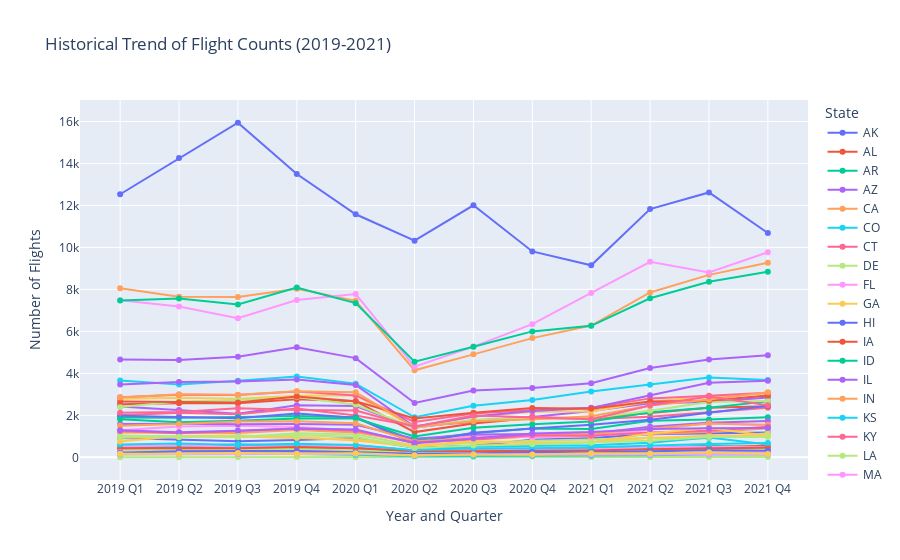

Notebook code for this chart:
### Code cell
import plotly.express as px

# Convert the 'YEAR' column to integers
state_dom_flight_counts['YEAR'] = state_dom_flight_counts['YEAR'].astype(int)

# Now filter the DataFrame for the years 2019 to 2021
filtered_df = state_dom_flight_counts[(state_dom_flight_counts['YEAR'] >= 2019) & (state_dom_flight_counts['YEAR'] <= 2021)]

# Filter the DataFrame for the years 2019 to 2021
filtered_df = state_dom_flight_counts[(state_dom_flight_counts['YEAR'] >= 2019) & (state_dom_flight_counts['YEAR'] <= 2021)]

# Create an interactive line chart
fig = px.line(
    filtered_df,
    x='Year_Quarter',
    y='Number of Flights',
    color='State',
    title='Historical Trend of Flight Counts (2019-2021)'
)

# Update the layout for better readability
fig.update_layout(
    xaxis_title='Year and Quarter',
    yaxis_title='Number of Flights',
    legend_title='State',
    hovermode='closest'
)

# Enable the user to interact with the plot to see details
fig.update_traces(mode='lines+markers')

# Show the figure
fig.show()

### Figure 1 — Plotly figure (JSON) as saved in the notebook; plotly's stock layout.template omitted (floating-point values rounded to 4 significant figures)
{"data": [{"hovertemplate": "State=AK<br>Year_Quarter=%{x}<br>Number of Flights=%{y}<extra></extra>", "legendgroup": "AK", "line": {"color": "#636efa", "dash": "solid"}, "marker": {"symbol": "circle"}, "mode": "lines+markers", "name": "AK", "orientation": "v", "showlegend": true, "type": "scatter", "x": ["2019 Q1", "2019 Q2", "2019 Q3", "2019 Q4", "2020 Q1", "2020 Q2", "2020 Q3", "2020 Q4", "2021 Q1", "2021 Q2", "2021 Q3", "2021 Q4"], "xaxis": "x", "y": [12534, 14256, 15941, 13501, 11580, 10323, 12008, 9810, 9147, 11827, 12621, 10690], "yaxis": "y"}, {"hovertemplate": "State=AL<br>Year_Quarter=%{x}<br>Number of Flights=%{y}<extra></extra>", "legendgroup": "AL", "line": {"color": "#EF553B", "dash": "solid"}, "marker": {"symbol": "circle"}, "mode": "lines+markers", "name": "AL", "orientation": "v", "showlegend": true, "type": "scatter", "x": ["2019 Q1", "2019 Q2", "2019 Q3", "2019 Q4", "2020 Q1", "2020 Q2", "2020 Q3", "2020 Q4", "2021 Q1", "2021 Q2", "2021 Q3", "2021 Q4"], "xaxis": "x", "y": [495, 510, 534, 552, 522, 224, 299, 368, 370, 399, 474, 533], "yaxis": "y"}, {"hovertemplate": "State=AR<br>Year_Quarter=%{x}<br>Number of Flights=%{y}<extra></extra>", "legendgroup": "AR", "line": {"color": "#00cc96", "dash": "solid"}, "marker": {"symbol": "circle"}, "mode": "lines+markers", "name": "AR", "orientation": "v", "showlegend": true, "type": "scatter", "x": ["2019 Q1", "2019 Q2", "2019 Q3", "2019 Q4", "2020 Q1", "2020 Q2", "2020 Q3", "2020 Q4", "2021 Q1", "2021 Q2", "2021 Q3", "2021 Q4"], "xaxis": "x", "y": [379, 413, 392, 414, 401, 196, 235, 268, 322, 352, 387, 439], "yaxis": "y"}, {"hovertemplate": "State=AZ<br>Year_Quarter=%{x}<br>Number of Flights=%{y}<extra></extra>", "legendgroup": "AZ", "line": {"color": "#ab63fa", "dash": "solid"}, "marker": {"symbol": "circle"}, "mode": "lines+markers", "name": "AZ", "orientation": "v", "showlegend": true, "type": "scatter", "x": ["2019 Q1", "2019 Q2", "2019 Q3", "2019 Q4", "2020 Q1", "2020 Q2", "2020 Q3", "2020 Q4", "2021 Q1", "2021 Q2", "2021 Q3", "2021 Q4"], "xaxis": "x", "y": [2423, 2256, 2078, 2481, 2443, 1405, 1755, 1923, 2203, 2574, 2631, 2849], "yaxis": "y"}, {"hovertemplate": "State=CA<br>Year_Quarter=%{x}<br>Number of Flights=%{y}<extra></extra>", "legendgroup": "CA", "line": {"color": "#FFA15A", "dash": "solid"}, "marker": {"symbol": "circle"}, "mode": "lines+markers", "name": "CA", "orientation": "v", "showlegend": true, "type": "scatter", "x": ["2019 Q1", "2019 Q2", "2019 Q3", "2019 Q4", "2020 Q1", "2020 Q2", "2020 Q3", "2020 Q4", "2021 Q1", "2021 Q2", "2021 Q3", "2021 Q4"], "xaxis": "x", "y": [8051, 7648, 7634, 8028, 7455, 4144, 4905, 5680, 6277, 7853, 8693, 9272], "yaxis": "y"}, {"hovertemplate": "State=CO<br>Year_Quarter=%{x}<br>Number of Flights=%{y}<extra></extra>", "legendgroup": "CO", "line": {"color": "#19d3f3", "dash": "solid"}, "marker": {"symbol": "circle"}, "mode": "lines+markers", "name": "CO", "orientation": "v", "showlegend": true, "type": "scatter", "x": ["2019 Q1", "2019 Q2", "2019 Q3", "2019 Q4", "2020 Q1", "2020 Q2", "2020 Q3", "2020 Q4", "2021 Q1", "2021 Q2", "2021 Q3", "2021 Q4"], "xaxis": "x", "y": [3663, 3474, 3652, 3850, 3510, 1908, 2457, 2735, 3133, 3453, 3806, 3682], "yaxis": "y"}, {"hovertemplate": "State=CT<br>Year_Quarter=%{x}<br>Number of Flights=%{y}<extra></extra>", "legendgroup": "CT", "line": {"color": "#FF6692", "dash": "solid"}, "marker": {"symbol": "circle"}, "mode": "lines+markers", "name": "CT", "orientation": "v", "showlegend": true, "type": "scatter", "x": ["2019 Q1", "2019 Q2", "2019 Q3", "2019 Q4", "2020 Q1", "2020 Q2", "2020 Q3", "2020 Q4", "2021 Q1", "2021 Q2", "2021 Q3", "2021 Q4"], "xaxis": "x", "y": [421, 490, 440, 485, 434, 251, 280, 324, 336, 410, 453, 487], "yaxis": "y"}, {"hovertemplate": "State=DE<br>Year_Quarter=%{x}<br>Number of Flights=%{y}<extra></extra>", "legendgroup": "DE", "line": {"color": "#B6E880", "dash": "solid"}, "marker": {"symbol": "circle"}, "mode": "lines+markers", "name": "DE", "orientation": "v", "showlegend": true, "type": "scatter", "x": ["2019 Q1", "2019 Q2", "2019 Q3", "2019 Q4", "2020 Q1", "2020 Q3", "2020 Q4", "2021 Q1", "2021 Q2", "2021 Q3", "2021 Q4"], "xaxis": "x", "y": [3, 8, 7, 12, 4, 9, 33, 15, 19, 17, 10], "yaxis": "y"}, {"hovertemplate": "State=FL<br>Year_Quarter=%{x}<br>Number of Flights=%{y}<extra></extra>", "legendgroup": "FL", "line": {"color": "#FF97FF", "dash": "solid"}, "marker": {"symbol": "circle"}, "mode": "lines+markers", "name": "FL", "orientation": "v", "showlegend": true, "type": "scatter", "x": ["2019 Q1", "2019 Q2", "2019 Q3", "2019 Q4", "2020 Q1", "2020 Q2", "2020 Q3", "2020 Q4", "2021 Q1", "2021 Q2", "2021 Q3", "2021 Q4"], "xaxis": "x", "y": [7486, 7188, 6631, 7498, 7779, 4322, 5276, 6343, 7830, 9314, 8804, 9773], "yaxis": "y"}, {"hovertemplate": "State=GA<br>Year_Quarter=%{x}<br>Number of Flights=%{y}<extra></extra>", "legendgroup": "GA", "line": {"color": "#FECB52", "dash": "solid"}, "marker": {"symbol": "circle"}, "mode": "lines+markers", "name": "GA", "orientation": "v", "showlegend": true, "type": "scatter", "x": ["2019 Q1", "2019 Q2", "2019 Q3", "2019 Q4", "2020 Q1", "2020 Q2", "2020 Q3", "2020 Q4", "2021 Q1", "2021 Q2", "2021 Q3", "2021 Q4"], "xaxis": "x", "y": [2791, 2835, 2794, 2933, 2956, 1435, 1927, 2176, 2182, 2664, 2877, 3039], "yaxis": "y"}, {"hovertemplate": "State=HI<br>Year_Quarter=%{x}<br>Number of Flights=%{y}<extra></extra>", "legendgroup": "HI", "line": {"color": "#636efa", "dash": "solid"}, "marker": {"symbol": "circle"}, "mode": "lines+markers", "name": "HI", "orientation": "v", "showlegend": true, "type": "scatter", "x": ["2019 Q1", "2019 Q2", "2019 Q3", "2019 Q4", "2020 Q1", "2020 Q2", "2020 Q3", "2020 Q4", "2021 Q1", "2021 Q2", "2021 Q3", "2021 Q4"], "xaxis": "x", "y": [917, 857, 769, 819, 917, 460, 553, 832, 925, 1101, 1136, 1186], "yaxis": "y"}, {"hovertemplate": "State=IA<br>Year_Quarter=%{x}<br>Number of Flights=%{y}<extra></extra>", "legendgroup": "IA", "line": {"color": "#EF553B", "dash": "solid"}, "marker": {"symbol": "circle"}, "mode": "lines+markers", "name": "IA", "orientation": "v", "showlegend": true, "type": "scatter", "x": ["2019 Q1", "2019 Q2", "2019 Q3", "2019 Q4", "2020 Q1", "2020 Q2", "2020 Q3", "2020 Q4", "2021 Q1", "2021 Q2", "2021 Q3", "2021 Q4"], "xaxis": "x", "y": [502, 460, 493, 538, 512, 278, 336, 386, 406, 400, 491, 549], "yaxis": "y"}, {"hovertemplate": "State=ID<br>Year_Quarter=%{x}<br>Number of Flights=%{y}<extra></extra>", "legendgroup": "ID", "line": {"color": "#00cc96", "dash": "solid"}, "marker": {"symbol": "circle"}, "mode": "lines+markers", "name": "ID", "orientation": "v", "showlegend": true, "type": "scatter", "x": ["2019 Q1", "2019 Q2", "2019 Q3", "2019 Q4", "2020 Q1", "2020 Q2", "2020 Q3", "2020 Q4", "2021 Q1", "2021 Q2", "2021 Q3", "2021 Q4"], "xaxis": "x", "y": [383, 354, 430, 418, 384, 226, 310, 390, 415, 442, 548, 471], "yaxis": "y"}, {"hovertemplate": "State=IL<br>Year_Quarter=%{x}<br>Number of Flights=%{y}<extra></extra>", "legendgroup": "IL", "line": {"color": "#ab63fa", "dash": "solid"}, "marker": {"symbol": "circle"}, "mode": "lines+markers", "name": "IL", "orientation": "v", "showlegend": true, "type": "scatter", "x": ["2019 Q1", "2019 Q2", "2019 Q3", "2019 Q4", "2020 Q1", "2020 Q2", "2020 Q3", "2020 Q4", "2021 Q1", "2021 Q2", "2021 Q3", "2021 Q4"], "xaxis": "x", "y": [4663, 4641, 4795, 5240, 4726, 2586, 3182, 3300, 3527, 4252, 4658, 4868], "yaxis": "y"}, {"hovertemplate": "State=IN<br>Year_Quarter=%{x}<br>Number of Flights=%{y}<extra></extra>", "legendgroup": "IN", "line": {"color": "#FFA15A", "dash": "solid"}, "marker": {"symbol": "circle"}, "mode": "lines+markers", "name": "IN", "orientation": "v", "showlegend": true, "type": "scatter", "x": ["2019 Q1", "2019 Q2", "2019 Q3", "2019 Q4", "2020 Q1", "2020 Q2", "2020 Q3", "2020 Q4", "2021 Q1", "2021 Q2", "2021 Q3", "2021 Q4"], "xaxis": "x", "y": [1187, 1166, 1161, 1302, 1188, 711, 846, 979, 1132, 1115, 1201, 1377], "yaxis": "y"}, {"hovertemplate": "State=KS<br>Year_Quarter=%{x}<br>Number of Flights=%{y}<extra></extra>", "legendgroup": "KS", "line": {"color": "#19d3f3", "dash": "solid"}, "marker": {"symbol": "circle"}, "mode": "lines+markers", "name": "KS", "orientation": "v", "showlegend": true, "type": "scatter", "x": ["2019 Q1", "2019 Q2", "2019 Q3", "2019 Q4", "2020 Q1", "2020 Q2", "2020 Q3", "2020 Q4", "2021 Q1", "2021 Q2", "2021 Q3", "2021 Q4"], "xaxis": "x", "y": [264, 266, 275, 300, 271, 173, 196, 213, 247, 247, 274, 277], "yaxis": "y"}, {"hovertemplate": "State=KY<br>Year_Quarter=%{x}<br>Number of Flights=%{y}<extra></extra>", "legendgroup": "KY", "line": {"color": "#FF6692", "dash": "solid"}, "marker": {"symbol": "circle"}, "mode": "lines+markers", "name": "KY", "orientation": "v", "showlegend": true, "type": "scatter", "x": ["2019 Q1", "2019 Q2", "2019 Q3", "2019 Q4", "2020 Q1", "2020 Q2", "2020 Q3", "2020 Q4", "2021 Q1", "2021 Q2", "2021 Q3", "2021 Q4"], "xaxis": "x", "y": [2006, 2125, 2048, 2328, 1989, 1488, 1675, 1927, 1823, 1938, 2153, 2361], "yaxis": "y"}, {"hovertemplate": "State=LA<br>Year_Quarter=%{x}<br>Number of Flights=%{y}<extra></extra>", "legendgroup": "LA", "line": {"color": "#B6E880", "dash": "solid"}, "marker": {"symbol": "circle"}, "mode": "lines+markers", "name": "LA", "orientation": "v", "showlegend": true, "type": "scatter", "x": ["2019 Q1", "2019 Q2", "2019 Q3", "2019 Q4", "2020 Q1", "2020 Q2", "2020 Q3", "2020 Q4", "2021 Q1", "2021 Q2", "2021 Q3", "2021 Q4"], "xaxis": "x", "y": [1040, 1012, 960, 1148, 1084, 563, 685, 786, 843, 938, 899, 1150], "yaxis": "y"}, {"hovertemplate": "State=MA<br>Year_Quarter=%{x}<br>Number of Flights=%{y}<extra></extra>", "legendgroup": "MA", "line": {"color": "#FF97FF", "dash": "solid"}, "marker": {"symbol": "circle"}, "mode": "lines+markers", "name": "MA", "orientation": "v", "showlegend": true, "type": "scatter", "x": ["2019 Q1", "2019 Q2", "2019 Q3", "2019 Q4", "2020 Q1", "2020 Q2", "2020 Q3", "2020 Q4", "2021 Q1", "2021 Q2", "2021 Q3", "2021 Q4"], "xaxis": "x", "y": [1295, 1473, 1508, 1443, 1280, 687, 1025, 956, 1004, 1308, 1619, 1517], "yaxis": "y"}, {"hovertemplate": "State=MD<br>Year_Quarter=%{x}<br>Number of Flights=%{y}<extra></extra>", "legendgroup": "MD", "line": {"color": "#FECB52", "dash": "solid"}, "marker": {"symbol": "circle"}, "mode": "lines+markers", "name": "MD", "orientation": "v", "showlegend": true, "type": "scatter", "x": ["2019 Q1", "2019 Q2", "2019 Q3", "2019 Q4", "2020 Q1", "2020 Q2", "2020 Q3", "2020 Q4", "2021 Q1", "2021 Q2", "2021 Q3", "2021 Q4"], "xaxis": "x", "y": [931, 955, 986, 921, 847, 588, 739, 685, 722, 924, 1025, 1035], "yaxis": "y"}, {"hovertemplate": "State=ME<br>Year_Quarter=%{x}<br>Number of Flights=%{y}<extra></extra>", "legendgroup": "ME", "line": {"color": "#636efa", "dash": "solid"}, "marker": {"symbol": "circle"}, "mode": "lines+markers", "name": "ME", "orientation": "v", "showlegend": true, "type": "scatter", "x": ["2019 Q1", "2019 Q2", "2019 Q3", "2019 Q4", "2020 Q1", "2020 Q2", "2020 Q3", "2020 Q4", "2021 Q1", "2021 Q2", "2021 Q3", "2021 Q4"], "xaxis": "x", "y": [241, 300, 381, 289, 242, 139, 208, 208, 186, 304, 434, 310], "yaxis": "y"}, {"hovertemplate": "State=MI<br>Year_Quarter=%{x}<br>Number of Flights=%{y}<extra></extra>", "legendgroup": "MI", "line": {"color": "#EF553B", "dash": "solid"}, "marker": {"symbol": "circle"}, "mode": "lines+markers", "name": "MI", "orientation": "v", "showlegend": true, "type": "scatter", "x": ["2019 Q1", "2019 Q2", "2019 Q3", "2019 Q4", "2020 Q1", "2020 Q2", "2020 Q3", "2020 Q4", "2021 Q1", "2021 Q2", "2021 Q3", "2021 Q4"], "xaxis": "x", "y": [2528, 2577, 2571, 2762, 2673, 1202, 1613, 1876, 1864, 2130, 2360, 2430], "yaxis": "y"}, {"hovertemplate": "State=MN<br>Year_Quarter=%{x}<br>Number of Flights=%{y}<extra></extra>", "legendgroup": "MN", "line": {"color": "#00cc96", "dash": "solid"}, "marker": {"symbol": "circle"}, "mode": "lines+markers", "name": "MN", "orientation": "v", "showlegend": true, "type": "scatter", "x": ["2019 Q1", "2019 Q2", "2019 Q3", "2019 Q4", "2020 Q1", "2020 Q2", "2020 Q3", "2020 Q4", "2021 Q1", "2021 Q2", "2021 Q3", "2021 Q4"], "xaxis": "x", "y": [1893, 1888, 1926, 1965, 1913, 797, 1151, 1377, 1350, 1745, 1805, 1904], "yaxis": "y"}, {"hovertemplate": "State=MO<br>Year_Quarter=%{x}<br>Number of Flights=%{y}<extra></extra>", "legendgroup": "MO", "line": {"color": "#ab63fa", "dash": "solid"}, "marker": {"symbol": "circle"}, "mode": "lines+markers", "name": "MO", "orientation": "v", "showlegend": true, "type": "scatter", "x": ["2019 Q1", "2019 Q2", "2019 Q3", "2019 Q4", "2020 Q1", "2020 Q2", "2020 Q3", "2020 Q4", "2021 Q1", "2021 Q2", "2021 Q3", "2021 Q4"], "xaxis": "x", "y": [1585, 1603, 1581, 1585, 1551, 888, 1089, 1108, 1118, 1455, 1642, 1734], "yaxis": "y"}, {"hovertemplate": "State=MS<br>Year_Quarter=%{x}<br>Number of Flights=%{y}<extra></extra>", "legendgroup": "MS", "line": {"color": "#FFA15A", "dash": "solid"}, "marker": {"symbol": "circle"}, "mode": "lines+markers", "name": "MS", "orientation": "v", "showlegend": true, "type": "scatter", "x": ["2019 Q1", "2019 Q2", "2019 Q3", "2019 Q4", "2020 Q1", "2020 Q2", "2020 Q3", "2020 Q4", "2021 Q1", "2021 Q2", "2021 Q3", "2021 Q4"], "xaxis": "x", "y": [323, 325, 325, 367, 325, 112, 196, 312, 318, 351, 326, 381], "yaxis": "y"}, {"hovertemplate": "State=MT<br>Year_Quarter=%{x}<br>Number of Flights=%{y}<extra></extra>", "legendgroup": "MT", "line": {"color": "#19d3f3", "dash": "solid"}, "marker": {"symbol": "circle"}, "mode": "lines+markers", "name": "MT", "orientation": "v", "showlegend": true, "type": "scatter", "x": ["2019 Q1", "2019 Q2", "2019 Q3", "2019 Q4", "2020 Q1", "2020 Q2", "2020 Q3", "2020 Q4", "2021 Q1", "2021 Q2", "2021 Q3", "2021 Q4"], "xaxis": "x", "y": [521, 541, 618, 547, 572, 325, 511, 550, 580, 688, 943, 610], "yaxis": "y"}, {"hovertemplate": "State=NC<br>Year_Quarter=%{x}<br>Number of Flights=%{y}<extra></extra>", "legendgroup": "NC", "line": {"color": "#FF6692", "dash": "solid"}, "marker": {"symbol": "circle"}, "mode": "lines+markers", "name": "NC", "orientation": "v", "showlegend": true, "type": "scatter", "x": ["2019 Q1", "2019 Q2", "2019 Q3", "2019 Q4", "2020 Q1", "2020 Q2", "2020 Q3", "2020 Q4", "2021 Q1", "2021 Q2", "2021 Q3", "2021 Q4"], "xaxis": "x", "y": [2864, 2983, 2974, 3137, 2949, 1687, 2093, 2249, 2360, 2808, 2936, 3079], "yaxis": "y"}, {"hovertemplate": "State=ND<br>Year_Quarter=%{x}<br>Number of Flights=%{y}<extra></extra>", "legendgroup": "ND", "line": {"color": "#B6E880", "dash": "solid"}, "marker": {"symbol": "circle"}, "mode": "lines+markers", "name": "ND", "orientation": "v", "showlegend": true, "type": "scatter", "x": ["2019 Q1", "2019 Q2", "2019 Q3", "2019 Q4", "2020 Q1", "2020 Q2", "2020 Q3", "2020 Q4", "2021 Q1", "2021 Q2", "2021 Q3", "2021 Q4"], "xaxis": "x", "y": [336, 353, 351, 393, 349, 211, 269, 312, 340, 322, 318, 355], "yaxis": "y"}, {"hovertemplate": "State=NE<br>Year_Quarter=%{x}<br>Number of Flights=%{y}<extra></extra>", "legendgroup": "NE", "line": {"color": "#FF97FF", "dash": "solid"}, "marker": {"symbol": "circle"}, "mode": "lines+markers", "name": "NE", "orientation": "v", "showlegend": true, "type": "scatter", "x": ["2019 Q1", "2019 Q2", "2019 Q3", "2019 Q4", "2020 Q1", "2020 Q2", "2020 Q3", "2020 Q4", "2021 Q1", "2021 Q2", "2021 Q3", "2021 Q4"], "xaxis": "x", "y": [519, 573, 508, 530, 539, 284, 338, 358, 382, 468, 506, 497], "yaxis": "y"}, {"hovertemplate": "State=NH<br>Year_Quarter=%{x}<br>Number of Flights=%{y}<extra></extra>", "legendgroup": "NH", "line": {"color": "#FECB52", "dash": "solid"}, "marker": {"symbol": "circle"}, "mode": "lines+markers", "name": "NH", "orientation": "v", "showlegend": true, "type": "scatter", "x": ["2019 Q1", "2019 Q2", "2019 Q3", "2019 Q4", "2020 Q1", "2020 Q2", "2020 Q3", "2020 Q4", "2021 Q1", "2021 Q2", "2021 Q3", "2021 Q4"], "xaxis": "x", "y": [148, 159, 153, 178, 155, 101, 126, 122, 99, 138, 195, 204], "yaxis": "y"}, {"hovertemplate": "State=NJ<br>Year_Quarter=%{x}<br>Number of Flights=%{y}<extra></extra>", "legendgroup": "NJ", "line": {"color": "#636efa", "dash": "solid"}, "marker": {"symbol": "circle"}, "mode": "lines+markers", "name": "NJ", "orientation": "v", "showlegend": true, "type": "scatter", "x": ["2019 Q1", "2019 Q2", "2019 Q3", "2019 Q4", "2020 Q1", "2020 Q2", "2020 Q3", "2020 Q4", "2021 Q1", "2021 Q2", "2021 Q3", "2021 Q4"], "xaxis": "x", "y": [1979, 1934, 1859, 2085, 1891, 674, 1172, 1378, 1552, 1789, 2115, 2457], "yaxis": "y"}, {"hovertemplate": "State=NM<br>Year_Quarter=%{x}<br>Number of Flights=%{y}<extra></extra>", "legendgroup": "NM", "line": {"color": "#EF553B", "dash": "solid"}, "marker": {"symbol": "circle"}, "mode": "lines+markers", "name": "NM", "orientation": "v", "showlegend": true, "type": "scatter", "x": ["2019 Q1", "2019 Q2", "2019 Q3", "2019 Q4", "2020 Q1", "2020 Q2", "2020 Q3", "2020 Q4", "2021 Q1", "2021 Q2", "2021 Q3", "2021 Q4"], "xaxis": "x", "y": [433, 424, 428, 487, 426, 300, 287, 317, 322, 387, 446, 472], "yaxis": "y"}, {"hovertemplate": "State=NV<br>Year_Quarter=%{x}<br>Number of Flights=%{y}<extra></extra>", "legendgroup": "NV", "line": {"color": "#00cc96", "dash": "solid"}, "marker": {"symbol": "circle"}, "mode": "lines+markers", "name": "NV", "orientation": "v", "showlegend": true, "type": "scatter", "x": ["2019 Q1", "2019 Q2", "2019 Q3", "2019 Q4", "2020 Q1", "2020 Q2", "2020 Q3", "2020 Q4", "2021 Q1", "2021 Q2", "2021 Q3", "2021 Q4"], "xaxis": "x", "y": [1812, 1667, 1748, 1852, 1844, 994, 1405, 1577, 1704, 2146, 2364, 2665], "yaxis": "y"}, {"hovertemplate": "State=NY<br>Year_Quarter=%{x}<br>Number of Flights=%{y}<extra></extra>", "legendgroup": "NY", "line": {"color": "#ab63fa", "dash": "solid"}, "marker": {"symbol": "circle"}, "mode": "lines+markers", "name": "NY", "orientation": "v", "showlegend": true, "type": "scatter", "x": ["2019 Q1", "2019 Q2", "2019 Q3", "2019 Q4", "2020 Q1", "2020 Q2", "2020 Q3", "2020 Q4", "2021 Q1", "2021 Q2", "2021 Q3", "2021 Q4"], "xaxis": "x", "y": [3473, 3590, 3611, 3712, 3448, 1458, 1949, 2201, 2350, 2962, 3550, 3647], "yaxis": "y"}, {"hovertemplate": "State=OH<br>Year_Quarter=%{x}<br>Number of Flights=%{y}<extra></extra>", "legendgroup": "OH", "line": {"color": "#FFA15A", "dash": "solid"}, "marker": {"symbol": "circle"}, "mode": "lines+markers", "name": "OH", "orientation": "v", "showlegend": true, "type": "scatter", "x": ["2019 Q1", "2019 Q2", "2019 Q3", "2019 Q4", "2020 Q1", "2020 Q2", "2020 Q3", "2020 Q4", "2021 Q1", "2021 Q2", "2021 Q3", "2021 Q4"], "xaxis": "x", "y": [1503, 1584, 1704, 1717, 1625, 756, 925, 1062, 1121, 1363, 1606, 1547], "yaxis": "y"}, {"hovertemplate": "State=OK<br>Year_Quarter=%{x}<br>Number of Flights=%{y}<extra></extra>", "legendgroup": "OK", "line": {"color": "#19d3f3", "dash": "solid"}, "marker": {"symbol": "circle"}, "mode": "lines+markers", "name": "OK", "orientation": "v", "showlegend": true, "type": "scatter", "x": ["2019 Q1", "2019 Q2", "2019 Q3", "2019 Q4", "2020 Q1", "2020 Q2", "2020 Q3", "2020 Q4", "2021 Q1", "2021 Q2", "2021 Q3", "2021 Q4"], "xaxis": "x", "y": [610, 656, 592, 649, 583, 332, 437, 434, 483, 572, 640, 684], "yaxis": "y"}, {"hovertemplate": "State=OR<br>Year_Quarter=%{x}<br>Number of Flights=%{y}<extra></extra>", "legendgroup": "OR", "line": {"color": "#FF6692", "dash": "solid"}, "marker": {"symbol": "circle"}, "mode": "lines+markers", "name": "OR", "orientation": "v", "showlegend": true, "type": "scatter", "x": ["2019 Q1", "2019 Q2", "2019 Q3", "2019 Q4", "2020 Q1", "2020 Q2", "2020 Q3", "2020 Q4", "2021 Q1", "2021 Q2", "2021 Q3", "2021 Q4"], "xaxis": "x", "y": [1258, 1152, 1256, 1369, 1269, 723, 839, 1055, 1029, 1179, 1266, 1451], "yaxis": "y"}, {"hovertemplate": "State=PA<br>Year_Quarter=%{x}<br>Number of Flights=%{y}<extra></extra>", "legendgroup": "PA", "line": {"color": "#B6E880", "dash": "solid"}, "marker": {"symbol": "circle"}, "mode": "lines+markers", "name": "PA", "orientation": "v", "showlegend": true, "type": "scatter", "x": ["2019 Q1", "2019 Q2", "2019 Q3", "2019 Q4", "2020 Q1", "2020 Q2", "2020 Q3", "2020 Q4", "2021 Q1", "2021 Q2", "2021 Q3", "2021 Q4"], "xaxis": "x", "y": [2396, 2655, 2735, 2869, 2506, 1408, 1794, 1856, 1863, 2223, 2637, 2681], "yaxis": "y"}, {"hovertemplate": "State=RI<br>Year_Quarter=%{x}<br>Number of Flights=%{y}<extra></extra>", "legendgroup": "RI", "line": {"color": "#FF97FF", "dash": "solid"}, "marker": {"symbol": "circle"}, "mode": "lines+markers", "name": "RI", "orientation": "v", "showlegend": true, "type": "scatter", "x": ["2019 Q1", "2019 Q2", "2019 Q3", "2019 Q4", "2020 Q1", "2020 Q2", "2020 Q3", "2020 Q4", "2021 Q1", "2021 Q2", "2021 Q3", "2021 Q4"], "xaxis": "x", "y": [255, 272, 295, 283, 238, 125, 183, 174, 168, 251, 297, 266], "yaxis": "y"}, {"hovertemplate": "State=SC<br>Year_Quarter=%{x}<br>Number of Flights=%{y}<extra></extra>", "legendgroup": "SC", "line": {"color": "#FECB52", "dash": "solid"}, "marker": {"symbol": "circle"}, "mode": "lines+markers", "name": "SC", "orientation": "v", "showlegend": true, "type": "scatter", "x": ["2019 Q1", "2019 Q2", "2019 Q3", "2019 Q4", "2020 Q1", "2020 Q2", "2020 Q3", "2020 Q4", "2021 Q1", "2021 Q2", "2021 Q3", "2021 Q4"], "xaxis": "x", "y": [748, 1017, 1043, 955, 803, 507, 772, 704, 717, 1135, 1392, 1024], "yaxis": "y"}, {"hovertemplate": "State=SD<br>Year_Quarter=%{x}<br>Number of Flights=%{y}<extra></extra>", "legendgroup": "SD", "line": {"color": "#636efa", "dash": "solid"}, "marker": {"symbol": "circle"}, "mode": "lines+markers", "name": "SD", "orientation": "v", "showlegend": true, "type": "scatter", "x": ["2019 Q1", "2019 Q2", "2019 Q3", "2019 Q4", "2020 Q1", "2020 Q2", "2020 Q3", "2020 Q4", "2021 Q1", "2021 Q2", "2021 Q3", "2021 Q4"], "xaxis": "x", "y": [215, 288, 300, 299, 240, 175, 187, 258, 237, 280, 342, 309], "yaxis": "y"}, {"hovertemplate": "State=TN<br>Year_Quarter=%{x}<br>Number of Flights=%{y}<extra></extra>", "legendgroup": "TN", "line": {"color": "#EF553B", "dash": "solid"}, "marker": {"symbol": "circle"}, "mode": "lines+markers", "name": "TN", "orientation": "v", "showlegend": true, "type": "scatter", "x": ["2019 Q1", "2019 Q2", "2019 Q3", "2019 Q4", "2020 Q1", "2020 Q2", "2020 Q3", "2020 Q4", "2021 Q1", "2021 Q2", "2021 Q3", "2021 Q4"], "xaxis": "x", "y": [2664, 2627, 2614, 2896, 2667, 1853, 2124, 2345, 2314, 2656, 2695, 2944], "yaxis": "y"}, {"hovertemplate": "State=TX<br>Year_Quarter=%{x}<br>Number of Flights=%{y}<extra></extra>", "legendgroup": "TX", "line": {"color": "#00cc96", "dash": "solid"}, "marker": {"symbol": "circle"}, "mode": "lines+markers", "name": "TX", "orientation": "v", "showlegend": true, "type": "scatter", "x": ["2019 Q1", "2019 Q2", "2019 Q3", "2019 Q4", "2020 Q1", "2020 Q2", "2020 Q3", "2020 Q4", "2021 Q1", "2021 Q2", "2021 Q3", "2021 Q4"], "xaxis": "x", "y": [7467, 7562, 7283, 8091, 7346, 4558, 5268, 6000, 6265, 7580, 8361, 8845], "yaxis": "y"}, {"hovertemplate": "State=UT<br>Year_Quarter=%{x}<br>Number of Flights=%{y}<extra></extra>", "legendgroup": "UT", "line": {"color": "#ab63fa", "dash": "solid"}, "marker": {"symbol": "circle"}, "mode": "lines+markers", "name": "UT", "orientation": "v", "showlegend": true, "type": "scatter", "x": ["2019 Q1", "2019 Q2", "2019 Q3", "2019 Q4", "2020 Q1", "2020 Q2", "2020 Q3", "2020 Q4", "2021 Q1", "2021 Q2", "2021 Q3", "2021 Q4"], "xaxis": "x", "y": [1292, 1191, 1262, 1367, 1331, 669, 898, 1137, 1204, 1349, 1383, 1398], "yaxis": "y"}, {"hovertemplate": "State=VA<br>Year_Quarter=%{x}<br>Number of Flights=%{y}<extra></extra>", "legendgroup": "VA", "line": {"color": "#FFA15A", "dash": "solid"}, "marker": {"symbol": "circle"}, "mode": "lines+markers", "name": "VA", "orientation": "v", "showlegend": true, "type": "scatter", "x": ["2019 Q1", "2019 Q2", "2019 Q3", "2019 Q4", "2020 Q1", "2020 Q2", "2020 Q3", "2020 Q4", "2021 Q1", "2021 Q2", "2021 Q3", "2021 Q4"], "xaxis": "x", "y": [2852, 3008, 2986, 3146, 3102, 1444, 1720, 1815, 1953, 2469, 2752, 3095], "yaxis": "y"}, {"hovertemplate": "State=VT<br>Year_Quarter=%{x}<br>Number of Flights=%{y}<extra></extra>", "legendgroup": "VT", "line": {"color": "#19d3f3", "dash": "solid"}, "marker": {"symbol": "circle"}, "mode": "lines+markers", "name": "VT", "orientation": "v", "showlegend": true, "type": "scatter", "x": ["2019 Q1", "2019 Q2", "2019 Q3", "2019 Q4", "2020 Q1", "2020 Q2", "2020 Q3", "2020 Q4", "2021 Q1", "2021 Q2", "2021 Q3", "2021 Q4"], "xaxis": "x", "y": [143, 157, 153, 152, 127, 53, 66, 74, 74, 99, 138, 139], "yaxis": "y"}, {"hovertemplate": "State=WA<br>Year_Quarter=%{x}<br>Number of Flights=%{y}<extra></extra>", "legendgroup": "WA", "line": {"color": "#FF6692", "dash": "solid"}, "marker": {"symbol": "circle"}, "mode": "lines+markers", "name": "WA", "orientation": "v", "showlegend": true, "type": "scatter", "x": ["2019 Q1", "2019 Q2", "2019 Q3", "2019 Q4", "2020 Q1", "2020 Q2", "2020 Q3", "2020 Q4", "2021 Q1", "2021 Q2", "2021 Q3", "2021 Q4"], "xaxis": "x", "y": [2122, 2158, 2336, 2254, 2228, 1455, 1996, 1920, 1811, 2468, 2895, 2476], "yaxis": "y"}, {"hovertemplate": "State=WI<br>Year_Quarter=%{x}<br>Number of Flights=%{y}<extra></extra>", "legendgroup": "WI", "line": {"color": "#B6E880", "dash": "solid"}, "marker": {"symbol": "circle"}, "mode": "lines+markers", "name": "WI", "orientation": "v", "showlegend": true, "type": "scatter", "x": ["2019 Q1", "2019 Q2", "2019 Q3", "2019 Q4", "2020 Q1", "2020 Q2", "2020 Q3", "2020 Q4", "2021 Q1", "2021 Q2", "2021 Q3", "2021 Q4"], "xaxis": "x", "y": [967, 976, 1007, 1057, 978, 445, 562, 626, 696, 787, 968, 965], "yaxis": "y"}, {"hovertemplate": "State=WV<br>Year_Quarter=%{x}<br>Number of Flights=%{y}<extra></extra>", "legendgroup": "WV", "line": {"color": "#FF97FF", "dash": "solid"}, "marker": {"symbol": "circle"}, "mode": "lines+markers", "name": "WV", "orientation": "v", "showlegend": true, "type": "scatter", "x": ["2019 Q1", "2019 Q2", "2019 Q3", "2019 Q4", "2020 Q1", "2020 Q2", "2020 Q3", "2020 Q4", "2021 Q1", "2021 Q2", "2021 Q3", "2021 Q4"], "xaxis": "x", "y": [163, 140, 152, 170, 166, 99, 129, 121, 138, 128, 147, 142], "yaxis": "y"}, {"hovertemplate": "State=WY<br>Year_Quarter=%{x}<br>Number of Flights=%{y}<extra></extra>", "legendgroup": "WY", "line": {"color": "#FECB52", "dash": "solid"}, "marker": {"symbol": "circle"}, "mode": "lines+markers", "name": "WY", "orientation": "v", "showlegend": true, "type": "scatter", "x": ["2019 Q1", "2019 Q2", "2019 Q3", "2019 Q4", "2020 Q1", "2020 Q2", "2020 Q3", "2020 Q4", "2021 Q1", "2021 Q2", "2021 Q3", "2021 Q4"], "xaxis": "x", "y": [174, 166, 208, 157, 192, 91, 136, 130, 192, 184, 245, 153], "yaxis": "y"}], "layout": {"hovermode": "closest", "legend": {"title": {"text": "State"}, "tracegroupgap": 0}, "title": {"text": "Historical Trend of Flight Counts (2019-2021)"}, "xaxis": {"anchor": "y", "domain": [0, 1], "title": {"text": "Year and Quarter"}}, "yaxis": {"anchor": "x", "domain": [0, 1], "title": {"text": "Number of Flights"}}}}
